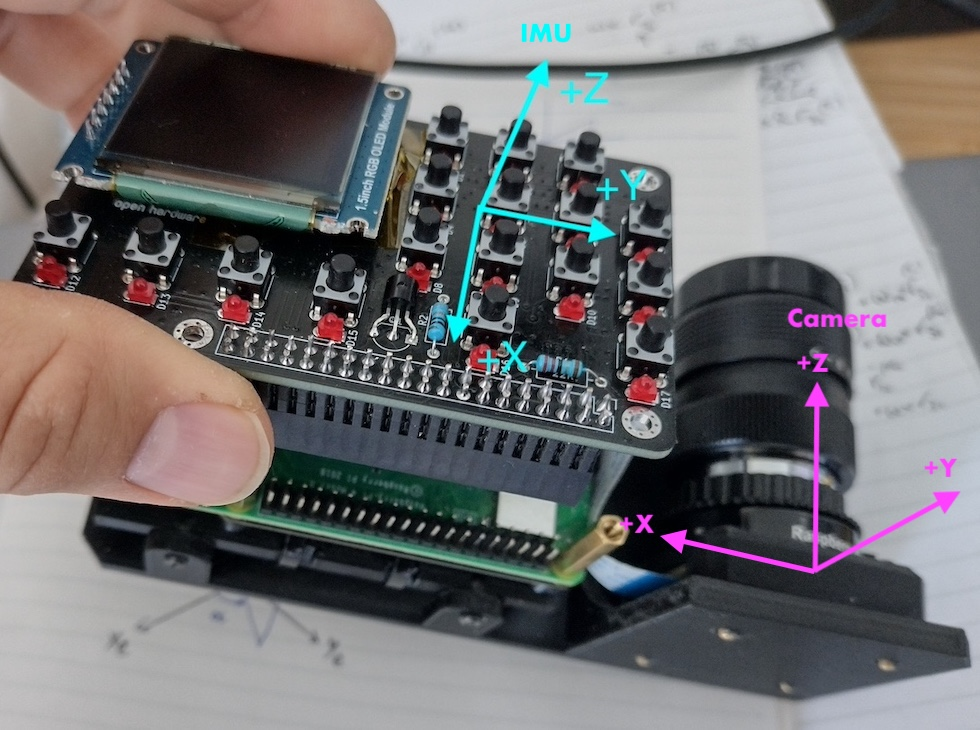
#> input picture python/PiFinder/pointing_model/docs/PiFinder_Flat_bare_PCB_camera_coords.jpg, 980 x 730 px; its folder holds only this picture in this run
$ python diagnostic_solve_mobile_frame.py --input ../python/PiFinder/pointing_model/docs/PiFinder_Flat_bare_PCB_camera_coords.jpg
#> lines starting #> are read from the running program, lines starting #| are printed output that depends on the picture
### PiFinder_lite/score_mobile_frame.py
"""Score mobile JPEG frames before diagnostic solving.

This is an offline / debug helper for PiFinder Lite. It intentionally does not
invoke the solver. The score is derived from the Phase 2 finding that dark
ISO400/ISO800 frames solved better than noisy ISO3200 frames with lifted gray
backgrounds.
"""

from __future__ import annotations

import argparse
import csv
import json
from dataclasses import asdict, dataclass
from pathlib import Path
from typing import Iterable

import numpy as np
from PIL import Image, ImageFilter, ImageStat, UnidentifiedImageError


REPO_ROOT = Path(__file__).resolve().parents[1]


@dataclass
class MobileFrameScore:
    path: str
    width: int
    height: int
    mean: float
    p95: float
    p99: float
    dark_pct: float
    saturation_pct: float
    sharpness: float
    noise_proxy: float
    bright_points: int
    centroids: int
    quality_score: float
    grade: str
    accept_for_diagnostic_solve: bool
    reasons: list[str]
    rejection_reasons: list[str]


@dataclass
class InvalidMobileFrame:
    path: str
    error: str


# [13 lines left out: function parse_args, not called in this run]


def iter_jpegs(path: Path) -> Iterable[Path]:
    if path.is_file():
        yield path
        return
    patterns = ("*.jpg", "*.jpeg", "*.JPG", "*.JPEG")
    seen: set[Path] = set()
    for pattern in patterns:
        for candidate in sorted(path.rglob(pattern)):
            if candidate not in seen:
                seen.add(candidate)
                yield candidate


def downscaled_luma(path: Path, max_side: int = 900) -> tuple[Image.Image, np.ndarray, tuple[int, int]]:
#> called with max_side = 900
    with Image.open(path) as image:
#> image is the input picture: PIL image 980x730 RGB; mean R, G, B 113.1, 110.7, 111.9
        width, height = image.size
#> width = 980; height = 730
        gray = image.convert("L")
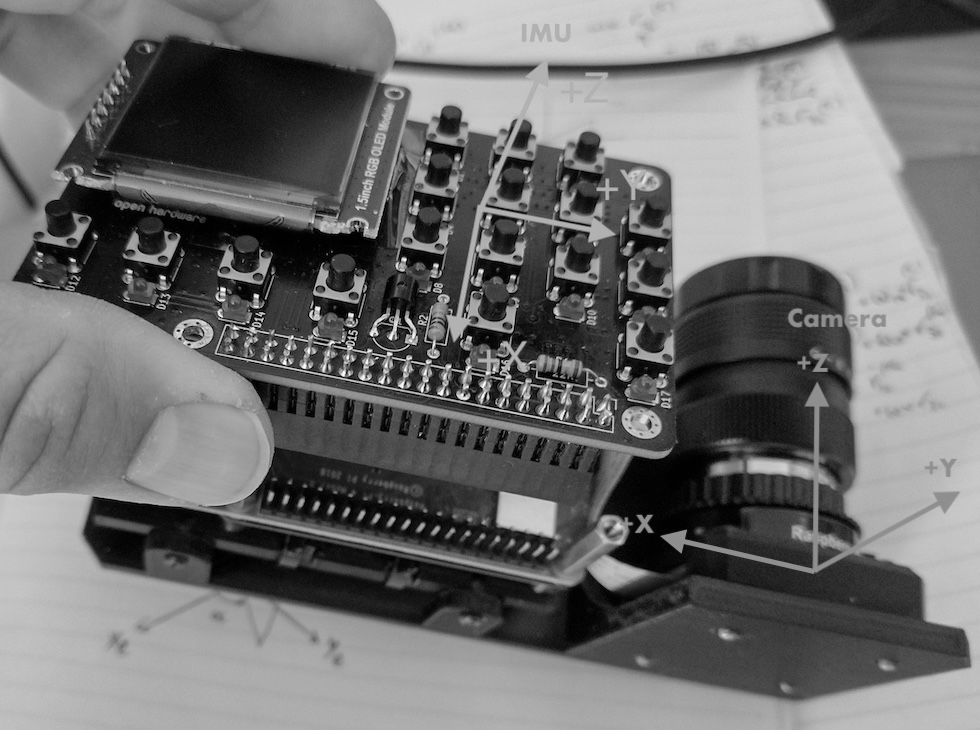
#> gray: PIL image 980x730 L; min 0, max 255, mean 111.6
        gray.thumbnail((max_side, max_side), Image.Resampling.LANCZOS)
#> gray: PIL image 900x670 L
        arr = np.asarray(gray, dtype=np.float32)
        return gray.copy(), arr, (width, height)


def connected_points(arr: np.ndarray, percentile: float, sigma_multiplier: float) -> int:
    if arr.size == 0:
        return 0
    threshold = max(
        float(np.percentile(arr, percentile)),
        float(arr.mean() + sigma_multiplier * arr.std()),
    )
    mask = arr >= threshold
    if not mask.any():
        return 0
    visited = np.zeros(mask.shape, dtype=bool)
    count = 0
    height, width = mask.shape
    ys, xs = np.nonzero(mask)
    for start_y, start_x in zip(ys, xs):
        if visited[start_y, start_x] or not mask[start_y, start_x]:
            continue
        stack = [(int(start_y), int(start_x))]
        visited[start_y, start_x] = True
        area = 0
        while stack:
            y, x = stack.pop()
            area += 1
            for ny in range(max(0, y - 1), min(height, y + 2)):
                for nx in range(max(0, x - 1), min(width, x + 2)):
                    if not visited[ny, nx] and mask[ny, nx]:
                        visited[ny, nx] = True
                        stack.append((ny, nx))
        if 1 <= area <= 80:
            count += 1
    return count


def approximate_bright_points(arr: np.ndarray) -> int:
    return connected_points(arr, percentile=99.85, sigma_multiplier=4.0)


def approximate_centroids(arr: np.ndarray) -> int:
    return connected_points(arr, percentile=99.55, sigma_multiplier=3.2)


def noise_proxy(gray: Image.Image) -> float:
    background = gray.filter(ImageFilter.MedianFilter(size=9))
    arr = np.asarray(gray, dtype=np.float32)
    bg = np.asarray(background, dtype=np.float32)
    residual = arr - bg
    return float(np.std(residual))


def score_metrics(
    mean: float,
    dark_pct: float,
    saturation_pct: float,
    sharpness: float,
    noise: float,
    bright_points: int,
    centroids: int,
) -> tuple[float, list[str], list[str]]:
    score = 0.0
    reasons: list[str] = []
    rejection_reasons: list[str] = []

    if dark_pct >= 92:
        score += 32
        reasons.append("dark_background_good")
    elif dark_pct >= 75:
        score += 20
        reasons.append("background_usable")
    elif dark_pct >= 45:
        score += 5
        rejection_reasons.append("background_not_dark_enough")
    else:
        score -= 45
        rejection_reasons.append("too_bright_background")

    if mean <= 2.8:
        score += 28
        reasons.append("low_background_mean")
    elif mean <= 4.5:
        score += 16
        reasons.append("background_mean_usable")
    elif mean <= 6.5:
        score += 4
        rejection_reasons.append("background_mean_high")
    else:
        score -= min(70, (mean - 6.5) * 12)
        rejection_reasons.append("lifted_gray_background")

    if 18 <= centroids <= 90:
        score += min(centroids, 80) * 0.8
        reasons.append("enough_centroids")
    elif centroids > 90:
        score += 32
        reasons.append("many_centroids_capped")
    else:
        score += centroids * 0.6
        rejection_reasons.append("low_star_candidates")

    if 25 <= bright_points <= 800:
        score += min(bright_points, 250) * 0.08
        reasons.append("bright_points_reasonable")
    elif bright_points > 800:
        score += 8
        rejection_reasons.append("too_many_bright_points_possible_noise")
    else:
        score += bright_points * 0.08

    score += min(sharpness / 5.0, 18.0)
    if sharpness >= 3.0:
        reasons.append("sharpness_usable")
    else:
        rejection_reasons.append("low_sharpness_or_low_signal")

    if saturation_pct > 0.5:
        score -= saturation_pct * 12
        rejection_reasons.append("saturation_present")
    else:
        reasons.append("low_saturation")

    if noise > 9.0:
        score -= min(35, (noise - 9.0) * 3)
        rejection_reasons.append("noise_proxy_high")

    if mean > 5.0 and (centroids >= 60 or bright_points >= 120):
        score -= 55
        rejection_reasons.append("possible_noise_overrank_lifted_background")

    return round(score, 2), reasons, rejection_reasons


def grade_for(score: float, rejection_reasons: list[str]) -> tuple[str, bool]:
    hard_rejections = {
        "too_bright_background",
        "lifted_gray_background",
        "possible_noise_overrank_lifted_background",
    }
    if hard_rejections.intersection(rejection_reasons):
        return "LOW", False
    if score >= 100:
        return "HIGH", True
    if score >= 72:
        return "MEDIUM", True
    return "LOW", False


def score_frame(path: Path) -> MobileFrameScore:
    gray, arr, original_size = downscaled_luma(path)
#> original_size = (980, 730)
    stat = ImageStat.Stat(gray)
    mean = float(stat.mean[0])
#> mean = 111.6
    p95, p99 = np.percentile(arr, [95, 99])
#> p95 = 202; p99 = 208
    saturation_pct = float(np.mean(arr >= 252) * 100)
#> saturation_pct = 0.0126
    dark_pct = float(np.mean(arr <= 3) * 100)
#> dark_pct = 1.4
    edges = gray.filter(ImageFilter.FIND_EDGES)
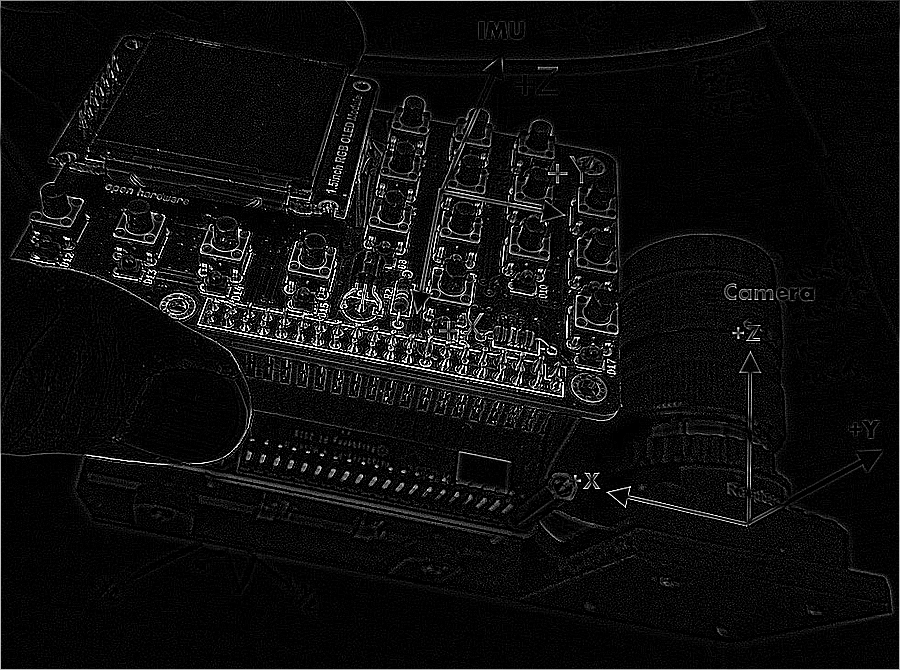
#> edges: PIL image 900x670 L; min 0, max 255, mean 14.7
    sharpness = float(ImageStat.Stat(edges).var[0])
#> sharpness = 1440.7
    bright_points = approximate_bright_points(arr)
#> in connected_points, `threshold = max( float(np.percentile(arr, percentile)), float(arr.mean..`: threshold = 372.9
#> in connected_points, `mask = arr >= threshold`: mask: shape (670, 900) bool; every value is 0
#> bright_points = 0
    centroids = approximate_centroids(arr)
#> centroids = 0
    noise = noise_proxy(gray)
#> in noise_proxy, `background = gray.filter(ImageFilter.MedianFilter(size=9))`:
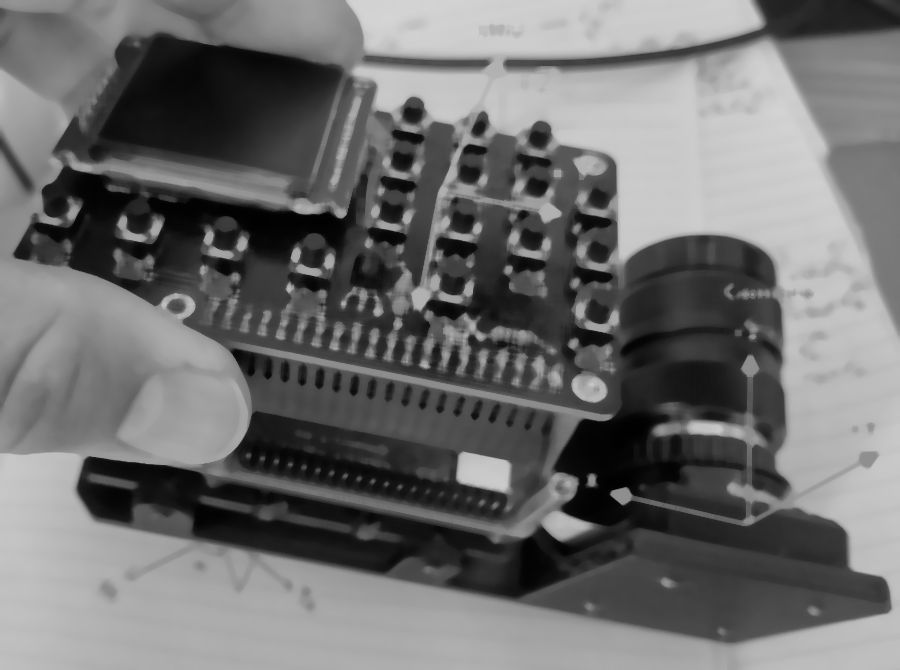
#> background: PIL image 900x670 L; min 1, max 212, mean 110.7
#> in noise_proxy, `residual = arr - bg`:
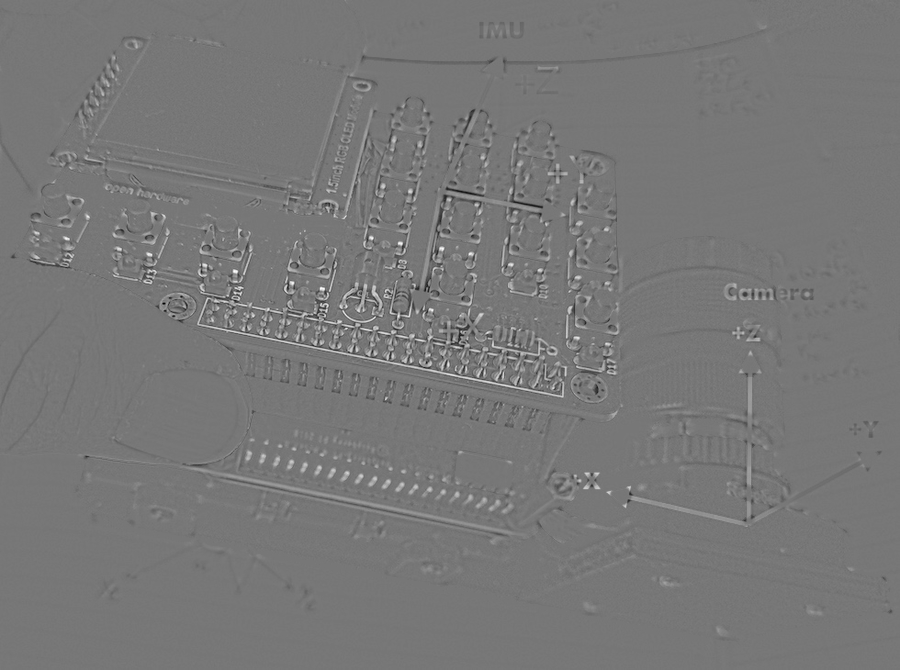
#> residual: shape (670, 900) float32; min -191, max 217, mean 0.9; drawn with min black and max white
#> noise = 15.54
    score, reasons, rejection_reasons = score_metrics(
        mean=mean,
        dark_pct=dark_pct,
        saturation_pct=saturation_pct,
        sharpness=sharpness,
        noise=noise,
        bright_points=bright_points,
        centroids=centroids,
    )
#> in score_metrics, `score -= min(70, (mean - 6.5) * 12)`: score = -115
#> in score_metrics, `score += min(sharpness / 5.0, 18.0)`: score = -97
#> in score_metrics, `score -= min(35, (noise - 9.0) * 3)`: score = -116.6
#> score = -116.6; reasons = ['sharpness_usable', 'low_saturation']; rejection_reasons = ['too_bright_background', 'lifted_gray_background', 'low_star_candidates', 'noise_proxy_high']
    grade, accept = grade_for(score, rejection_reasons)
#> grade = 'LOW'; accept = False
    return MobileFrameScore(
        path=str(path),
        width=original_size[0],
        height=original_size[1],
        mean=round(mean, 3),
        p95=round(float(p95), 3),
        p99=round(float(p99), 3),
        dark_pct=round(dark_pct, 3),
        saturation_pct=round(saturation_pct, 3),
        sharpness=round(sharpness, 3),
        noise_proxy=round(noise, 3),
        bright_points=bright_points,
        centroids=centroids,
        quality_score=score,
        grade=grade,
        accept_for_diagnostic_solve=accept,
        reasons=reasons,
        rejection_reasons=rejection_reasons,
    )


def score_valid_frames(paths: Iterable[Path]) -> tuple[list[MobileFrameScore], list[InvalidMobileFrame]]:
    scores: list[MobileFrameScore] = []
    invalid_frames: list[InvalidMobileFrame] = []
    for path in paths:
        try:
            scores.append(score_frame(path))
        except (OSError, UnidentifiedImageError) as exc:
            invalid_frames.append(
                InvalidMobileFrame(
                    path=str(path),
                    error=f"{exc.__class__.__name__}: {exc}",
                )
            )
    return scores, invalid_frames


# [112 lines left out: functions write_csv, write_markdown, main, not called in this run]


# [2 lines that do not run on import are left out]

### PiFinder_lite/diagnostic_solve_mobile_frame.py
"""Run explicit diagnostic solves for scored mobile JPEG frames.

This helper is intentionally outside the PiFinder runtime path. It reads one
JPEG or a directory of JPEGs, scores them with `score_mobile_frame.py`, and
attempts Tetra3 solving only for frames accepted by the quality score.
"""

from __future__ import annotations

import argparse
import csv
import json
import math
import re
import sys
import time
from dataclasses import asdict, dataclass
from pathlib import Path
from typing import Any

import numpy as np
from PIL import Image, ImageChops, ImageEnhance, ImageFilter, ImageOps

import score_mobile_frame


REPO_ROOT = Path(__file__).resolve().parents[1]
PYTHON_DIR = REPO_ROOT / "python"
TETRA3_PACKAGE_PARENT = PYTHON_DIR / "PiFinder" / "tetra3"
TETRA3_PACKAGE_DIR = TETRA3_PACKAGE_PARENT / "tetra3"
TETRA3_DB = TETRA3_PACKAGE_PARENT / "tetra3" / "data" / "default_database.npz"

if not hasattr(np, "math"):
    np.math = math
sys.path.insert(0, str(TETRA3_PACKAGE_PARENT))
sys.path.insert(0, str(TETRA3_PACKAGE_DIR))
import tetra3  # noqa: E402


@dataclass
class DiagnosticSolveResult:
    path: str
    candidate_rank: int
    grade: str
    quality_score: float
    accepted_by_score: bool
    attempted: bool
    solve_ok: bool
    preprocess_mode: str = ""
    fov_mode: str = ""
    solve_ra: float | None = None
    solve_dec: float | None = None
    solve_fov: float | None = None
    solve_roll: float | None = None
    solve_matches: int | None = None
    solve_time_ms: float | None = None
    solve_error: str = ""
    rejection_reasons: str = ""


def parse_args() -> argparse.Namespace:
    parser = argparse.ArgumentParser()
    parser.add_argument(
        "--input",
        required=True,
        help="JPEG file or directory containing stored/captured mobile JPEGs.",
    )
    parser.add_argument(
        "--output-dir",
        default=str(REPO_ROOT / "PiFinder_lite" / "phase2_camera_analysis"),
    )
    parser.add_argument("--max-frames", type=int, default=12)
    parser.add_argument("--solve-timeout-ms", type=int, default=1000)
    parser.add_argument(
        "--min-grade",
        choices=("HIGH", "MEDIUM", "LOW"),
        default="MEDIUM",
        help="Minimum score grade to attempt. LOW means attempt all accepted/low frames.",
    )
    parser.add_argument(
        "--preprocess-modes",
        default="baseline,background_subtract",
        help="Comma-separated modes: baseline,background_subtract.",
    )
    parser.add_argument(
        "--continue-after-solve",
        action="store_true",
        help="Continue trying modes after the first successful solve.",
    )
    parser.add_argument("--json", action="store_true", help="Print JSON to stdout.")
    return parser.parse_args()


def grade_rank(grade: str) -> int:
    return {"LOW": 0, "MEDIUM": 1, "HIGH": 2}.get(grade, 0)


# [71 lines left out: functions parse_metadata_text, read_sidecar_metadata, fov_from_metadata, fov_modes, not called in this run]


def background_subtract(gray: Image.Image) -> Image.Image:
    background = gray.filter(ImageFilter.MedianFilter(size=31))
    return ImageChops.subtract(gray, background, scale=1.0, offset=18)


# [193 lines left out: functions percentile_stretch, denoise_stretch, hot_pixel_suppression, local_contrast, center_crop, preprocess_variants and 4 more, not called in this run]


def main() -> int:
    args = parse_args()
    input_path = Path(args.input)
    output_dir = Path(args.output_dir)
    output_dir.mkdir(parents=True, exist_ok=True)
    preprocess_modes = [mode.strip() for mode in args.preprocess_modes.split(",") if mode.strip()]
    min_grade = grade_rank(args.min_grade)

    scores, invalid_frames = score_mobile_frame.score_valid_frames(
        score_mobile_frame.iter_jpegs(input_path)
    )
#> scores = 1 item; invalid_frames = []
    scores.sort(key=lambda item: item.quality_score, reverse=True)

#> (the run stopped early here; a loop or call above may not have finished)
